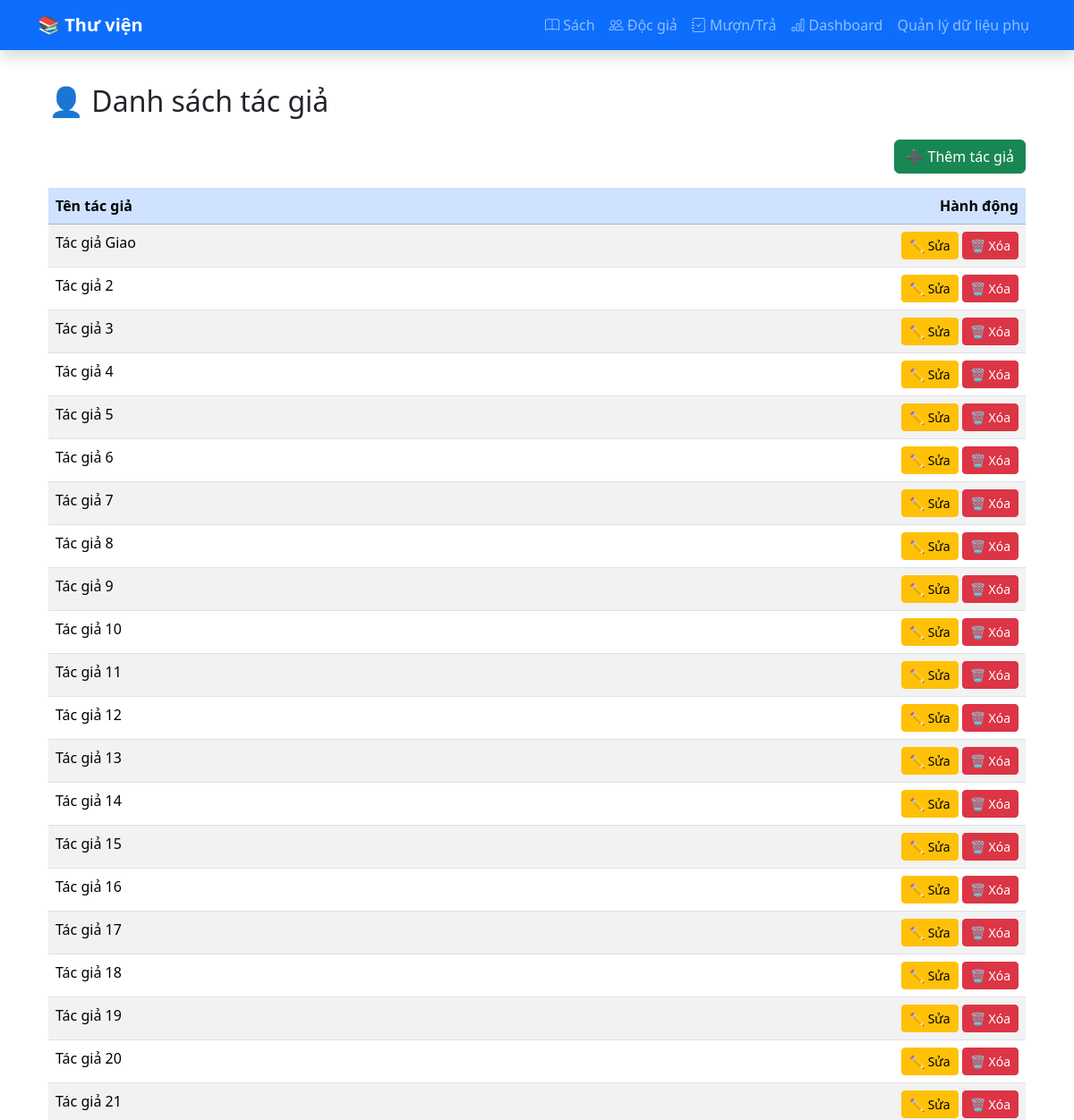
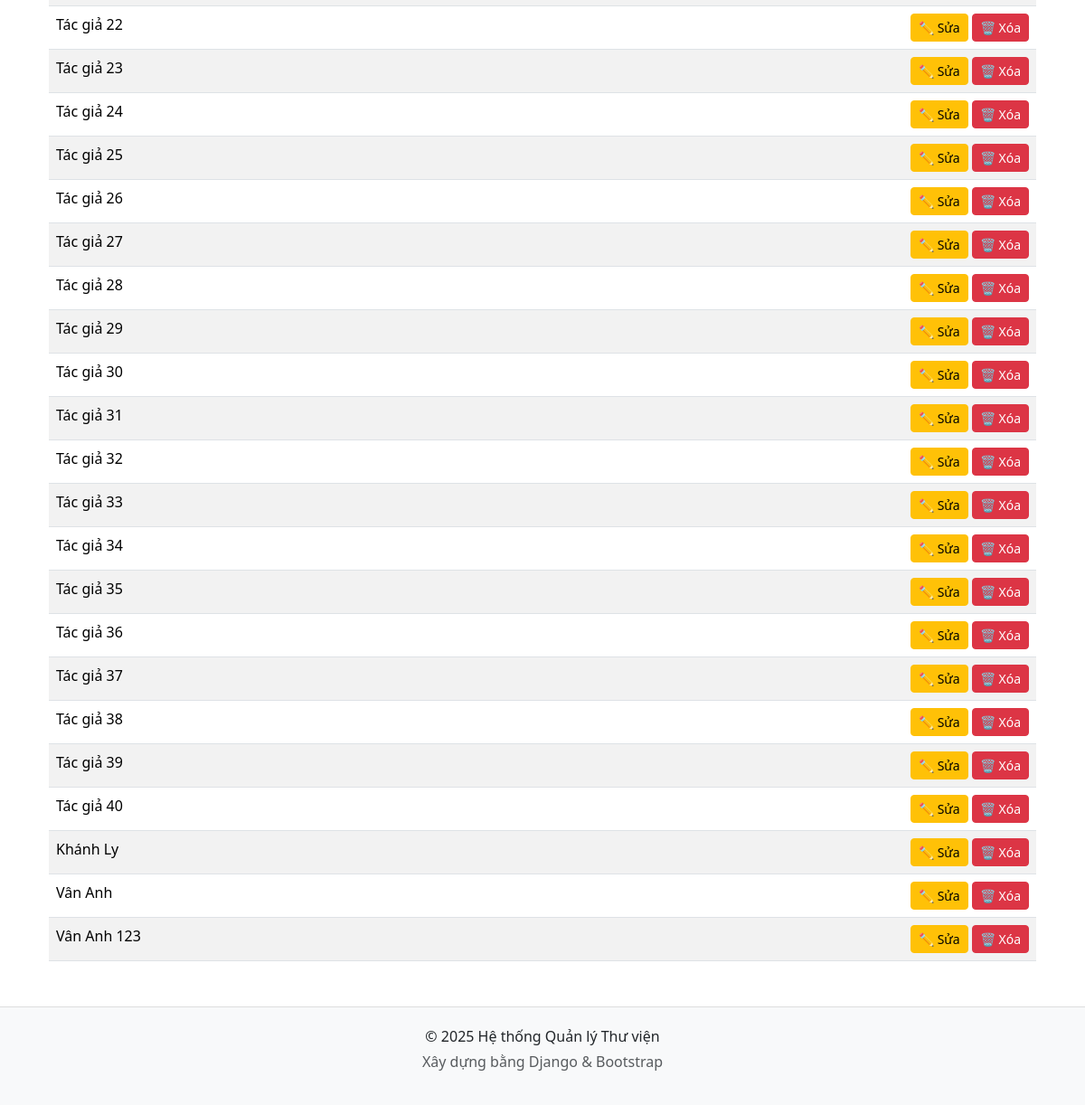
Screenshot of /authors/ with the database file from the repository (2 pictures, top to bottom).
### catalog/models.py (models this page shows, shortened)
class Author(models.Model):
    name = models.CharField(max_length=100)
    birth_year = models.IntegerField(null=True, blank=True)

### catalog/views.py (the view)
# urls.py: path("authors/", views.author_list, name="author_list"),
def author_list(request):
    authors = Author.objects.all()
    return render(request, "catalog/author_list.html", {"authors": authors})

### templates/catalog/author_list.html (shortened to what this page needs)
{% extends "base.html" %}
{% block content %}
<div class="container mt-4">
  <h2 class="mb-4">👤 Danh sách tác giả</h2>
  <div class="text-end mb-3">
    <a href="{% url 'author_create' %}" class="btn btn-success">➕ Thêm tác giả</a>
  </div>
  <table class="table table-striped table-hover">
    <thead class="table-primary">
      <tr>
        <th class="text-start">Tên tác giả</th>
        <th class="text-end">Hành động</th>
      </tr>
    </thead>
    <tbody>
      {% for author in authors %}
      <tr>
        <td class="text-start">{{ author.name }}</td>
        <td class="text-end">
          <a href="{% url 'author_update' author.pk %}" class="btn btn-warning btn-sm">✏️ Sửa</a>
          <a href="{% url 'author_delete' author.pk %}" class="btn btn-danger btn-sm">🗑️ Xóa</a>
        </td>
      </tr>
      {% empty %}
      <tr><td colspan="2" class="text-center">Chưa có tác giả nào.</td></tr>
      {% endfor %}
    </tbody>
  </table>
</div>
{% endblock %}

### templates/base.html (style rules this page uses)
body { padding-top: 70px; }

### rows the page displays
Author: name "Tác giả Giao"
Author: name "Tác giả 2"
Author: name "Tác giả 3"
Author: name "Tác giả 4"
Author: name "Tác giả 5"
Author: name "Tác giả 6"
Author: name "Tác giả 7"
Author: name "Tác giả 8"
Author: name "Tác giả 9"
Author: name "Tác giả 10"
Author: name "Tác giả 11"
Author: name "Tác giả 12"
Author: name "Tác giả 13"
Author: name "Tác giả 14"
Author: name "Tác giả 15"
Author: name "Tác giả 16"
Author: name "Tác giả 17"
Author: name "Tác giả 18"
Author: name "Tác giả 19"
Author: name "Tác giả 20"
Author: name "Tác giả 21"
Author: name "Tác giả 22"
Author: name "Tác giả 23"
Author: name "Tác giả 24"
Author: name "Tác giả 25"
Author: name "Tác giả 26"
Author: name "Tác giả 27"
Author: name "Tác giả 28"
Author: name "Tác giả 29"
Author: name "Tác giả 30"
Author: name "Tác giả 31"
Author: name "Tác giả 32"
Author: name "Tác giả 33"
Author: name "Tác giả 34"
Author: name "Tác giả 35"
Author: name "Tác giả 36"
Author: name "Tác giả 37"
Author: name "Tác giả 38"
Author: name "Tác giả 39"
Author: name "Tác giả 40"
Author: name "Khánh Ly"
Author: name "Vân Anh"
Author: name "Vân Anh 123"
